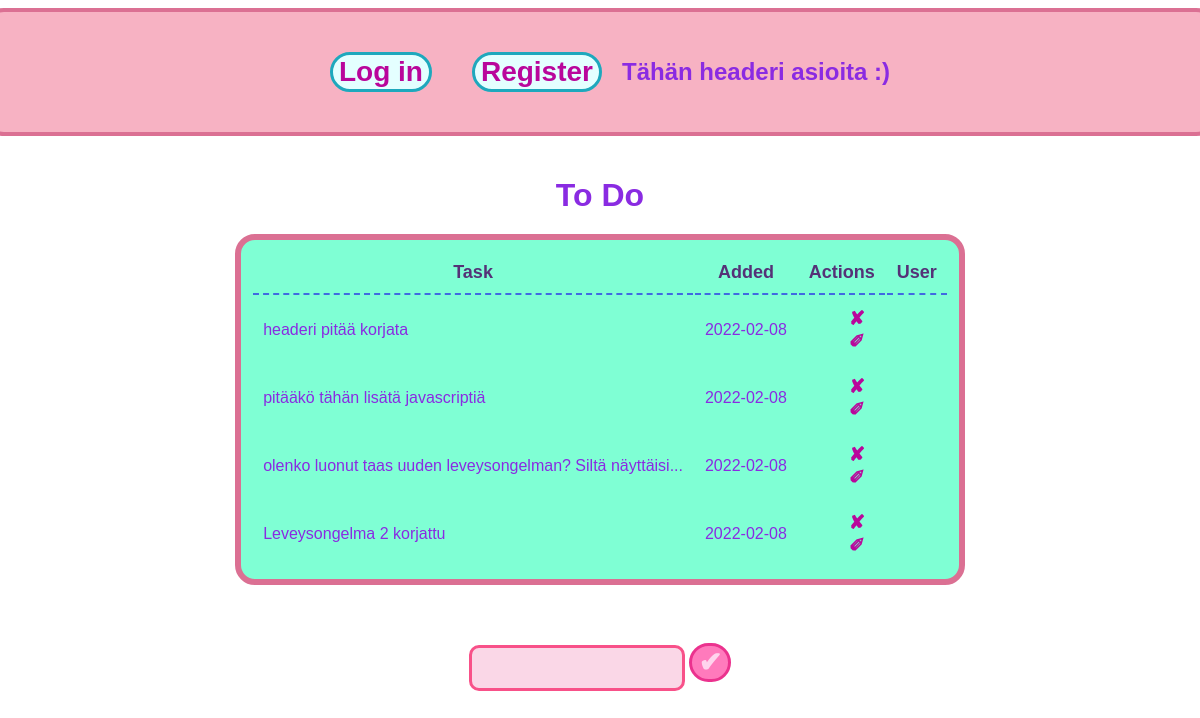
Before: / with the older database file.
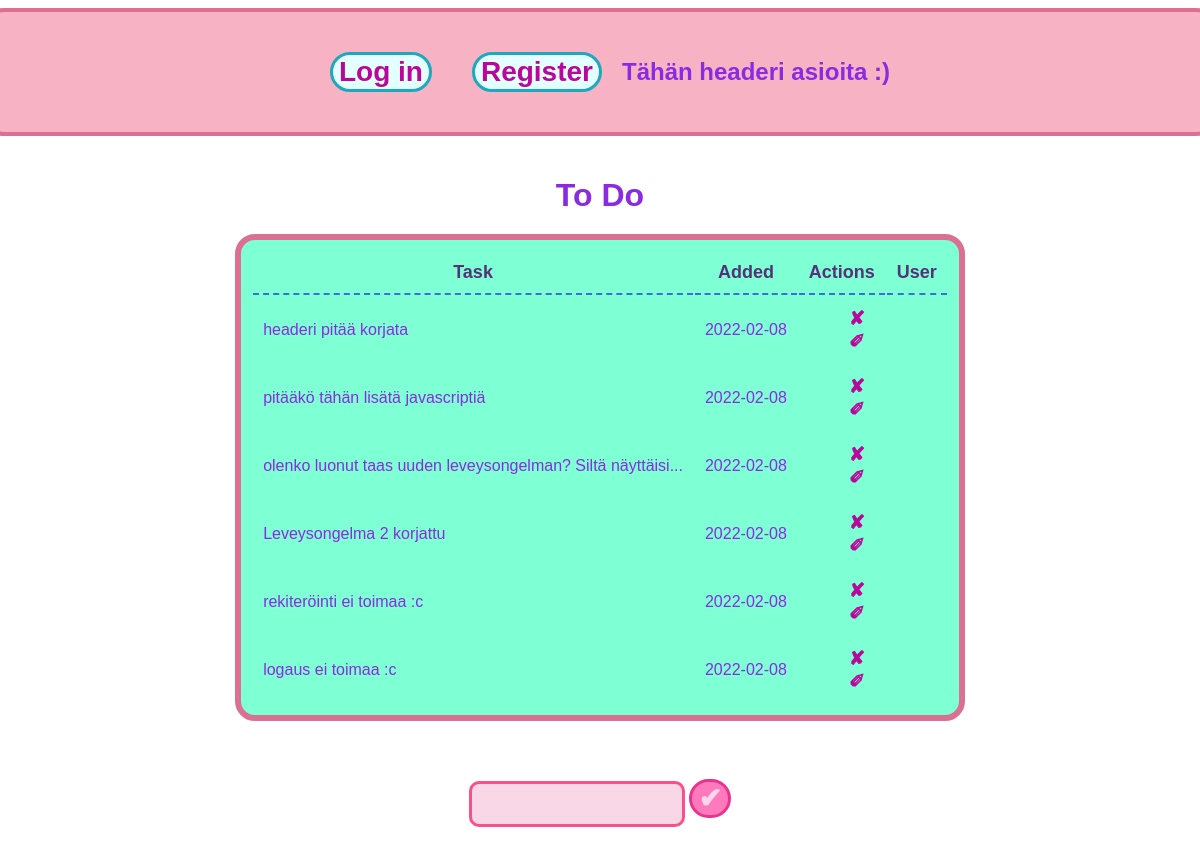
After: the same page with the newer database file.
### app.py (models this page shows, shortened)
class Todo(db.Model):
    id = db.Column(db.Integer, primary_key=True)
    content = db.Column(db.String(200), nullable=False)
    date_created = db.Column(db.DateTime, default=datetime.utcnow)

### app.py (the view)
@app.route('/', methods=['POST', 'GET'])
def index():
    if request.method == 'POST':
        task_content = request.form['content']
        new_task = Todo(content=task_content)
        try:
            db.session.add(new_task)
            db.session.commit()
            return redirect('/')
        except:
            return 'there was a problem'
    else:
        tasks = Todo.query.order_by(Todo.date_created).all()
        return render_template('index.html', tasks=tasks)

### templates/index.html (shortened to what this page needs)
{% extends 'base.html' %}
{% block body %}
<div class="page">
    <div class="header">
        <button class="headbutt">
            <a href="{{ url_for('login')}}">Log in</a>
        </button>
        <button class="headbutt">
            <a href="{{ url_for('register')}}">Register</a>
        </button>
        <h2>Tähän headeri asioita :)</h2>
    </div>
    <div class="content">
        <h1>To Do</h1>
        {% if tasks|length < 1 %}
        <h4>*crickets*</h4>
        {% else %}
        <table>
            <tr>
                <th>Task</th>
                <th>Added</th>
                <th>Actions</th>
                <th>User</th>
            </tr>
            {% for task in tasks %}
                <tr>
                    <td>{{ task.content }}</td>
                    <td>{{ task.date_created.date() }}</td>
                    <td class="buttons">
                        <a href="/delete/{{task.id}}">&#10008;</a>
                        <br>
                        <a href="/update/{{task.id}}">&#10000;</a>
                    </td>
                </tr>
            {% endfor %}
        </table>
        {% endif %}
        <br>
        <div class="form">
            <form action="/"method="POST">
                <input type="text" name="content" id="content">
                <input id="submit" type="submit" value="&#10004;">
            </form>
        </div>
</div>
</div>
{% endblock %}

### templates/base.html (shortened to what this page needs)
<!DOCTYPE html>
<html lang="en">
<head>
    <link rel="stylesheet" href="{{ url_for('static', filename='css/main.css') }}">
</head>
<body>
    {% block body %}{% endblock %}
</body>
</html>

### static/css/main.css (style rules this page uses)
.page { margin-top: 0; display: flex; flex-direction: column; align-items: center; justify-items: center; }
.content { margin-top: 0; font-family: 'Trebuchet MS', 'Lucida Sans Unicode', 'Lucida Grande', 'Lucida Sans', Arial, sans-serif; color: blueviolet; display: flex; align-items: center; justify-content: center; flex-direction: column; padding: 20px; }
.header { display: flex; flex-direction: row; align-items: center; justify-content: center; border: 4px solid palevioletred; border-radius: 20px; padding: 20px; background-color: rgb(247, 178, 195); width: 100%; margin-top: 0; font-family: 'Trebuchet MS', 'Lucida Sans Unicode', 'Lucida Grande', 'Lucida Sans', Arial, sans-serif; }
h2 { color: blueviolet; }
.headbutt { align-self: flex-start; margin: 20px; font-size: 28px; font-weight: bold; border-radius: 60px; padding: 0 20fr; color: blueviolet; text-align: center; border: 3px solid rgb(30, 168, 189); background-color: rgb(228, 255, 255); }
h1 { margin-bottom: 0; }
table { padding: 10px; background-color: aquamarine; border: 6px solid palevioletred; border-radius: 20px; max-width: 1.5fr; margin: 20px; }
th { font-size: large; padding: 10px; border-bottom: 2px dashed royalblue; color: rgb(85, 49, 119); }
tr { padding: auto; border-bottom: 1px solid royalblue; }
td { padding: 10px; }
.buttons { font-size: larger; font-weight: bold; padding-right: 20px; float: right; }
.form { display: flex; flex-direction: row; margin: 10px; }
input[type=button], input[type=submit] { padding: 0 6px; border-radius: 60px; font-size: 28px; font-weight: bolder; background-color: rgb(255, 122, 188); border: 3px solid rgb(235, 50, 142); color: rgb(255, 212, 237); margin-top: 10px; }
input[name=content] { border: 3px solid rgb(248, 81, 137); border-radius: 10px; height: 30px; max-width: 300px; min-width: 200px; text-decoration: none; margin: auto; padding: 5px; background-color: rgb(250, 215, 231); }
a { text-decoration: none; color: rgb(185, 6, 155); }

Changed rows visible on the page:
added Todo: content "rekiteröinti ei toimaa :c", date_created "2022-02-08"
added Todo: content "logaus ei toimaa :c", date_created "2022-02-08"
